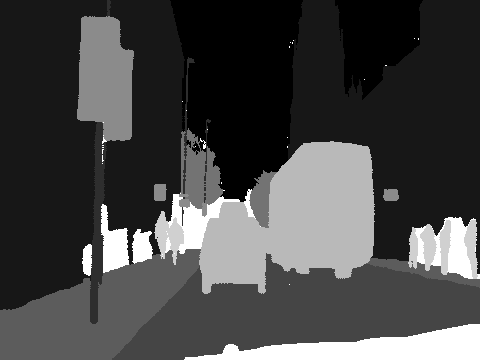
#> input picture dataset/trainannot/0001TP_006750.png, 480 x 360 px; its folder holds only this picture in this run
$ python get_class_weights.py   (older library calls are emulated)
#> lines starting #> are read from the running program, lines starting #| are printed output that depends on the picture; after the words box and inside, x2 and y2 are one past the last pixel; in counts of white or black regions, pixels touching at a corner belong together
import numpy as np
import os
from scipy.misc import imread

image_dir = "./dataset/trainannot"
image_files = [os.path.join(image_dir, file) for file in os.listdir(image_dir) if file.endswith('.png')]

def ENet_weighting(image_files=image_files, num_classes=12):
    '''
    The custom class weighing function as seen in the ENet paper.
    "We have used a custom class weighing scheme defined as w_class = 1 / ln(c + p_class ).
    In contrast to the inverse class probability weighing, the weights are bounded
    as the probability approaches 0. c is an additional hyper-parameter,
    which we set to 1.02 (i.e. we restrict the class weights to be in the interval of [1, 50])."
    INPUTS:
    - image_files(list): a list of image_filenames which element can be read immediately
    OUTPUTS:
    - class_weights(list): a list of class weights where each index represents each class label and the element is the class weight for that label.
    '''

    label_to_frequency = {}

    for i in range(num_classes):
        label_to_frequency[i] = 0

    for n,_ in enumerate(image_files):
        image = imread(image_files[n])

        # For each label in each image, sum up the frequency of the label and add it to label_to_frequency dict
        for i in range(num_classes):
            class_mask = np.equal(image, i)
            class_mask = class_mask.astype(np.float32)
            class_frequency = np.sum(class_mask)

            label_to_frequency[i] += class_frequency

    # Perform the weighing function label-wise and append the label's class weights to class_weights
    class_weights = []
    total_frequency = sum(label_to_frequency.values())
    for label, frequency in label_to_frequency.items():
        class_weight = 1 / np.log(1.02 + (frequency / total_frequency))
        class_weights.append(class_weight)

    # Set the last class_weight to 0.0
    class_weights[-1] = 0.0

    return class_weights

def median_frequency_balancing(image_files=image_files, num_classes=12):
    '''
    Perform median frequency balancing on the image files, given by the formula:
    f = Median_freq_c / total_freq_c
    where median_freq_c is the median frequency of the class for all pixels of C that appeared in images
    and total_freq_c is the total number of pixels of c in the total pixels of the images where c appeared.
    INPUTS:
    - image_files(list): a list of image_filenames which element can be read immediately
    - num_classes(int): the number of classes of pixels in all images
    OUTPUTS:
    - class_weights(list): a list of class weights where each index represents each class label and the element is the class weight for that label.
    '''
#> called with num_classes = 12
    # Initialize all the labels key with a list value
    label_to_frequency_dict = {}

    for i in range(num_classes):
        label_to_frequency_dict[i] = []

    for n,_ in enumerate(image_files):
        image = imread(image_files[n])
#> image is the input picture: shape (360, 480); min 0, max 11, mean 3.03

        # For each label in each image, sum up the frequency of the label and add it to label_to_frequency dict
        for i in range(num_classes):
            class_mask = np.equal(image, i)
            class_mask = class_mask.astype(np.float32)
            class_frequency = np.sum(class_mask)

            if class_frequency != 0.0:
                label_to_frequency_dict[i].append(class_frequency)
#> this loop made 12 passes
#> class_frequency on passes 1 to 12: 24811, 70935, 2346, 22097, 13100, 2839, 6233, 0, 17183, 2506, 0, 10750
#> pass 1, in median_frequency_balancing, `class_mask = np.equal(image, i)`:
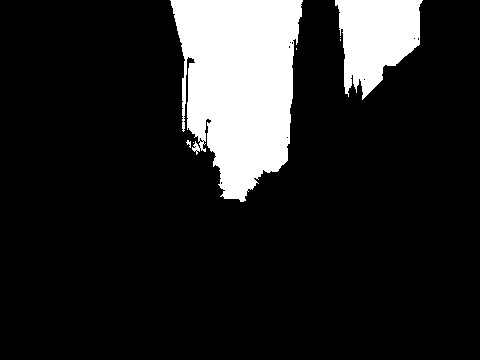
#> class_mask: shape (360, 480) bool; 14.4% white; 7 white regions (4 under 20 px), largest, box (x1, y1, x2, y2) and area: (170, 0, 303, 202) 18972, (335, 0, 423, 100) 5812, (186, 140, 191, 148) 21
#> pass 2, in median_frequency_balancing, `class_mask = np.equal(image, i)`:
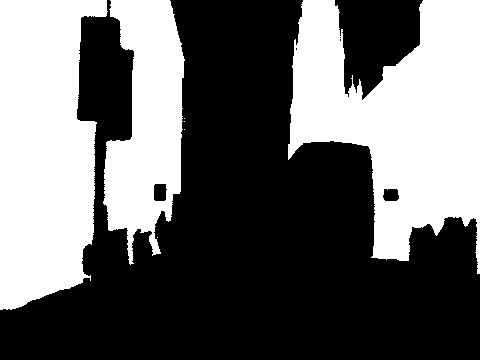
#> class_mask: shape (360, 480) bool; 41.1% white; 7 white regions (4 under 20 px), largest, box (x1, y1, x2, y2) and area: (288, 0, 480, 274) 30845, (0, 0, 108, 310) 26186, (103, 0, 185, 265) 13900

    class_weights = []

    # Get the total pixels to calculate total_frequency later
    total_pixels = 0
    for frequencies in label_to_frequency_dict.values():
        total_pixels += sum(frequencies)

    for i, j in label_to_frequency_dict.items():
        j = sorted(j)  # To obtain the median, we got to sort the frequencies

        median_frequency = np.median(j) / sum(j)
        total_frequency = sum(j) / total_pixels
        median_frequency_balanced = median_frequency / total_frequency
        class_weights.append(median_frequency_balanced)

    # Set the last class_weight to 0.0 as it's the background class
    class_weights[-1] = 0.0

    return class_weights

if __name__ == '__main__':
    median_frequency_balancing(image_files, num_classes=12)
    ENet_weighting(image_files, num_classes=12)
#> the loop in ENet_weighting, `for i in range(num_classes):` made 12 passes
#> pass 3, in ENet_weighting, `class_mask = np.equal(image, i)`:
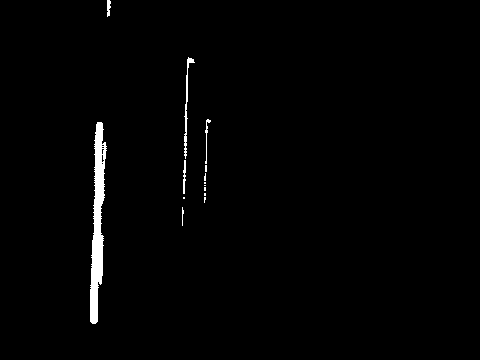
#> class_mask: shape (360, 480) bool; 1.4% white; 14 white regions (8 under 20 px), largest, box (x1, y1, x2, y2) and area: (90, 122, 107, 324) 1848, (184, 57, 195, 159) 224, (183, 160, 186, 194) 71, (205, 119, 211, 164) 68, (107, 0, 111, 17) 52, (182, 207, 184, 226) 23
#> after the loop in ENet_weighting, `for i in range(num_classes):`: label_to_frequency = 12 items
#> in ENet_weighting, `total_frequency = sum(label_to_frequency.values())`: total_frequency = 172800
#> the loop in ENet_weighting, `for label, frequency in label_to_frequency.items():` made 12 passes
#> (frequency, class_weight) on passes 1 to 12: (24811, 6.6), (70935, 2.79), (2346, 30.28), (22097, 7.25), (13100, 10.93), (2839, 27.95), (6233, 18.33), (0, 50.5), (17183, 8.86), (2506, 29.48), (0, 50.5), (10750, 12.66)
#> after the loop in ENet_weighting, `for label, frequency in label_to_frequency.items():`: class_weights = [6.6, 2.79, 30.28, 7.25, 10.93, 27.95, 18.33, 50.5, 8.86, 29.48, 50.5, 12.66]

$ run again, on dataset/trainannot/0001TP_007590.png
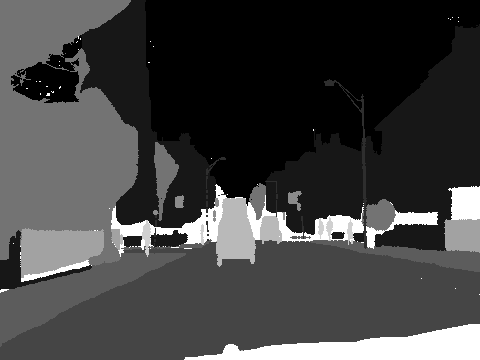
#> input picture dataset/trainannot/0001TP_007590.png, 480 x 360 px
#> in median_frequency_balancing, image is the input picture: shape (360, 480); min 0, max 11, mean 2.83
#> the loop in median_frequency_balancing, `for i in range(num_classes):` made 12 passes
#> class_frequency on passes 1 to 8: 46080, 35718, 819, 37302, 7850, 26502, 356, 4250
#> pass 1, in median_frequency_balancing, `class_mask = np.equal(image, i)`:
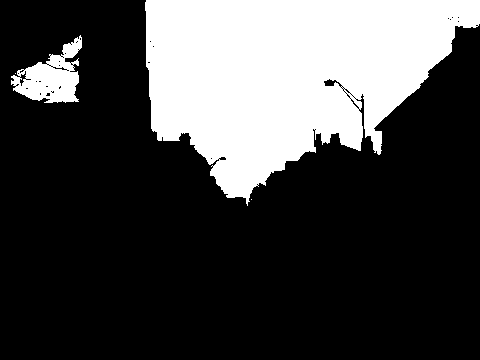
#> class_mask: shape (360, 480) bool; 26.7% white; 4 white regions (2 under 20 px), largest, box (x1, y1, x2, y2) and area: (145, 0, 480, 206) 43611, (11, 35, 82, 103) 2467
#> the loop in ENet_weighting, `for i in range(num_classes):` made 12 passes
#> pass 3, in ENet_weighting, `class_mask = np.equal(image, i)`:
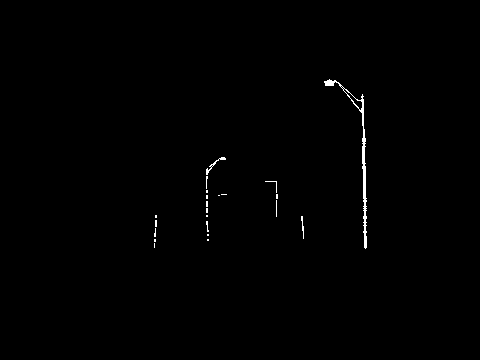
#> class_mask: shape (360, 480) bool; 0.47% white in thin lines or dots, all inside (x1, y1, x2, y2) = (154, 79, 367, 249)
#> after the loop in ENet_weighting, `for i in range(num_classes):`: label_to_frequency = 12 items
#> total_frequency = 172800
#> the loop in ENet_weighting, `for label, frequency in label_to_frequency.items():` made 12 passes
#> (frequency, class_weight) on passes 1 to 8: (46080, 3.97), (35718, 4.89), (819, 40.92), (37302, 4.72), (7850, 15.78), (26502, 6.25), (356, 45.83), (4250, 22.92)
#> after the loop in ENet_weighting, `for label, frequency in label_to_frequency.items():`: class_weights = [3.97, 4.89, 40.92, 4.72, 15.78, 6.25, 45.83, 22.92, 29.45, 44.01, 50.5, 12.53]

$ run again, on dataset/trainannot/0001TP_008040.png
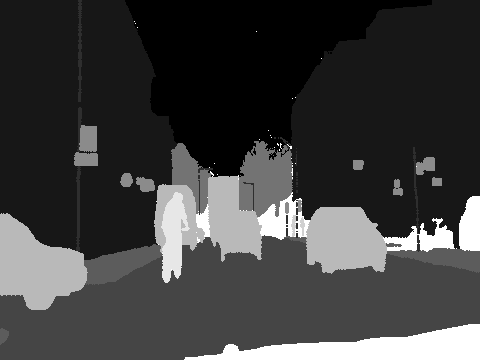
#> input picture dataset/trainannot/0001TP_008040.png, 480 x 360 px
#> in median_frequency_balancing, image is the input picture: shape (360, 480); min 0, max 11, mean 2.7
#> the loop in median_frequency_balancing, `for i in range(num_classes):` made 12 passes
#> class_frequency on passes 1 to 8: 27182, 71418, 1210, 38386, 3213, 4376, 1739, 0
#> pass 1, in median_frequency_balancing, `class_mask = np.equal(image, i)`:
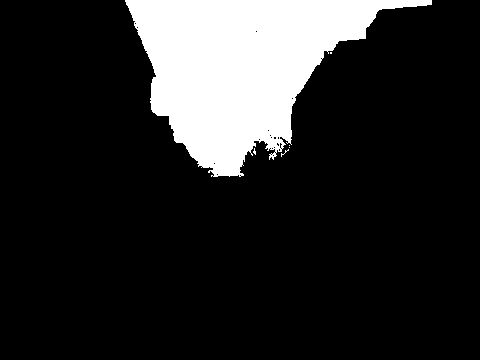
#> class_mask: shape (360, 480) bool; 15.7% white; 6 white regions (5 under 20 px), largest, box (x1, y1, x2, y2) and area: (125, 0, 432, 177) 27150
#> the loop in ENet_weighting, `for i in range(num_classes):` made 12 passes
#> pass 3, in ENet_weighting, `class_mask = np.equal(image, i)`:
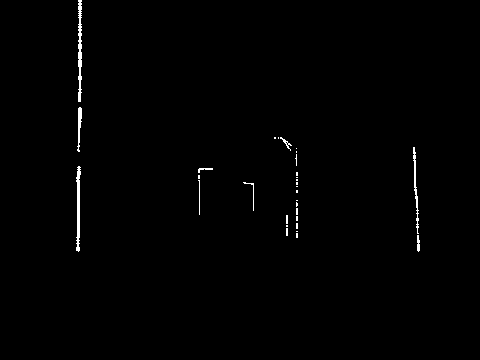
#> class_mask: shape (360, 480) bool; 0.7% white in thin lines or dots, all inside (x1, y1, x2, y2) = (76, 0, 420, 252)
#> after the loop in ENet_weighting, `for i in range(num_classes):`: label_to_frequency = 12 items
#> total_frequency = 172800
#> the loop in ENet_weighting, `for label, frequency in label_to_frequency.items():` made 12 passes
#> (frequency, class_weight) on passes 1 to 8: (27182, 6.13), (71418, 2.78), (1210, 37.53), (38386, 4.61), (3213, 26.41), (4376, 22.56), (1739, 33.76), (0, 50.5)
#> after the loop in ENet_weighting, `for label, frequency in label_to_frequency.items():`: class_weights = [6.13, 2.78, 37.53, 4.61, 26.41, 22.56, 33.76, 50.5, 10.19, 48.69, 34.76, 14.15]

$ run again, on dataset/trainannot/0001TP_007290.png
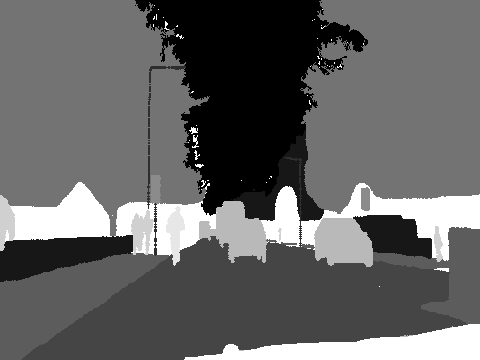
#> input picture dataset/trainannot/0001TP_007290.png, 480 x 360 px
#> in median_frequency_balancing, image is the input picture: shape (360, 480); min 0, max 11, mean 4.37
#> the loop in median_frequency_balancing, `for i in range(num_classes):` made 12 passes
#> class_frequency on passes 1 to 8: 25389, 8673, 648, 31955, 12473, 68466, 473, 0
#> pass 1, in median_frequency_balancing, `class_mask = np.equal(image, i)`:
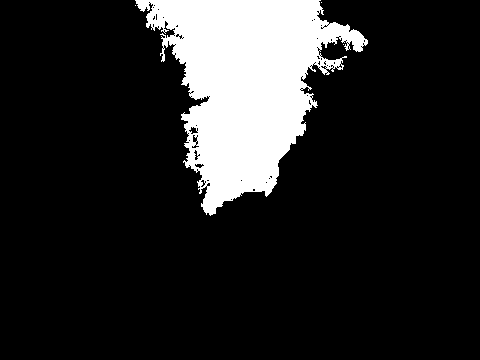
#> class_mask: shape (360, 480) bool; 14.7% white; 4 white regions (3 under 20 px), largest, box (x1, y1, x2, y2) and area: (135, 0, 368, 216) 25386
#> the loop in ENet_weighting, `for i in range(num_classes):` made 12 passes
#> pass 3, in ENet_weighting, `class_mask = np.equal(image, i)`:
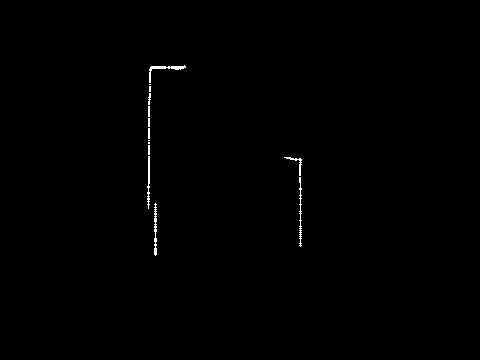
#> class_mask: shape (360, 480) bool; 0.38% white in thin lines or dots, all inside (x1, y1, x2, y2) = (147, 65, 302, 256)
#> after the loop in ENet_weighting, `for i in range(num_classes):`: label_to_frequency = 12 items
#> total_frequency = 172800
#> the loop in ENet_weighting, `for label, frequency in label_to_frequency.items():` made 12 passes
#> (frequency, class_weight) on passes 1 to 8: (25389, 6.48), (8673, 14.74), (648, 42.6), (31955, 5.36), (12473, 11.34), (68466, 2.87), (473, 44.48), (0, 50.5)
#> after the loop in ENet_weighting, `for label, frequency in label_to_frequency.items():`: class_weights = [6.48, 14.74, 42.6, 5.36, 11.34, 2.87, 44.48, 50.5, 21.5, 35.81, 43.1, 8.58]
